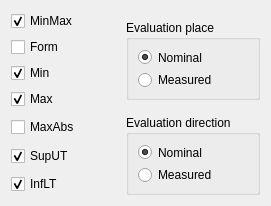
     <widget class="QWidget" name="outputForm">
      <attribute name="title">
       <string>Form axis</string>
      </attribute>
      <layout class="QGridLayout" name="gridLayout_4">
       <item row="0" column="0">
        <widget class="QCheckBox" name="minMaxCheckBox">
         <property name="enabled">
          <bool>true</bool>
         </property>
         <property name="text">
          <string>MinMax</string>
         </property>
         <property name="checked">
          <bool>true</bool>
         </property>
        </widget>
       </item>
       <item row="6" column="0">
        <widget class="QCheckBox" name="infLTCheckBox">
         <property name="enabled">
          <bool>true</bool>
         </property>
         <property name="text">
          <string>InfLT</string>
         </property>
         <property name="checked">
          <bool>true</bool>
         </property>
        </widget>
       </item>
       <item row="3" column="0">
        <widget class="QCheckBox" name="maxCheckBox">
         <property name="enabled">
          <bool>true</bool>
         </property>
         <property name="text">
          <string>Max</string>
         </property>
         <property name="checked">
          <bool>true</bool>
         </property>
        </widget>
       </item>
       <item row="0" column="1" rowspan="7">
        <spacer name="horizontalSpacer_2">
         <property name="orientation">
          <enum>Qt::Horizontal</enum>
         </property>
         <property name="sizeHint" stdset="0">
          <size>
           <width>40</width>
           <height>20</height>
          </size>
         </property>
        </spacer>
       </item>
       <item row="0" column="2" rowspan="4">
        <widget class="QGroupBox" name="markPlaceGroupBox">
         <property name="maximumSize">
          <size>
           <width>16777215</width>
           <height>80</height>
          </size>
         </property>
         <property name="styleSheet">
          <string notr="true"/>
         </property>
         <property name="title">
          <string>Evaluation place</string>
         </property>
         <layout class="QVBoxLayout" name="verticalLayout">
          <item>
           <widget class="QRadioButton" name="markPlaceNominal">
            <property name="enabled">
             <bool>true</bool>
            </property>
            <property name="text">
             <string>Nominal</string>
            </property>
            <property name="checked">
             <bool>true</bool>
            </property>
           </widget>
          </item>
          <item>
           <widget class="QRadioButton" name="markPlaceMeasured">
            <property name="enabled">
             <bool>true</bool>
            </property>
            <property name="text">
             <string>Measured</string>
            </property>
            <property name="checked">
             <bool>false</bool>
            </property>
           </widget>
          </item>
         </layout>
        </widget>
       </item>
       <item row="1" column="0">
        <widget class="QCheckBox" name="formCheckBox">
         <property name="enabled">
          <bool>true</bool>
         </property>
         <property name="text">
          <string>Form</string>
         </property>
        </widget>
       </item>
       <item row="5" column="0">
        <widget class="QCheckBox" name="supUTCheckBox">
         <property name="enabled">
          <bool>true</bool>
         </property>
         <property name="text">
          <string>SupUT</string>
         </property>
         <property name="checked">
          <bool>true</bool>
         </property>
        </widget>
       </item>
       <item row="4" column="2" rowspan="3">
        <widget class="QGroupBox" name="markDirectionGroupBox">
         <property name="minimumSize">
          <size>
           <width>0</width>
           <height>80</height>
          </size>
         </property>
         <property name="title">
          <string>Evaluation direction</string>
         </property>
         <layout class="QVBoxLayout" name="verticalLayout_2">
          <item>
           <widget class="QRadioButton" name="markDirectionNominal">
            <property name="enabled">
             <bool>true</bool>
            </property>
            <property name="text">
             <string>Nominal</string>
            </property>
            <property name="checked">
             <bool>true</bool>
            </property>
           </widget>
          </item>
          <item>
           <widget class="QRadioButton" name="markDirectionMeasured">
            <property name="enabled">
             <bool>true</bool>
            </property>
            <property name="text">
             <string>Measured</string>
            </property>
           </widget>
          </item>
         </layout>
        </widget>
       </item>
       <item row="2" column="0">
        <widget class="QCheckBox" name="minCheckBox">
         <property name="enabled">
          <bool>true</bool>
         </property>
         <property name="text">
          <string>Min</string>
         </property>
         <property name="checked">
          <bool>true</bool>
         </property>
        </widget>
       </item>
       <item row="4" column="0">
        <widget class="QCheckBox" name="maxAbsCheckBox">
         <property name="enabled">
          <bool>true</bool>
         </property>
         <property name="text">
          <string>MaxAbs</string>
         </property>
        </widget>
       </item>
      </layout>
     </widget>
